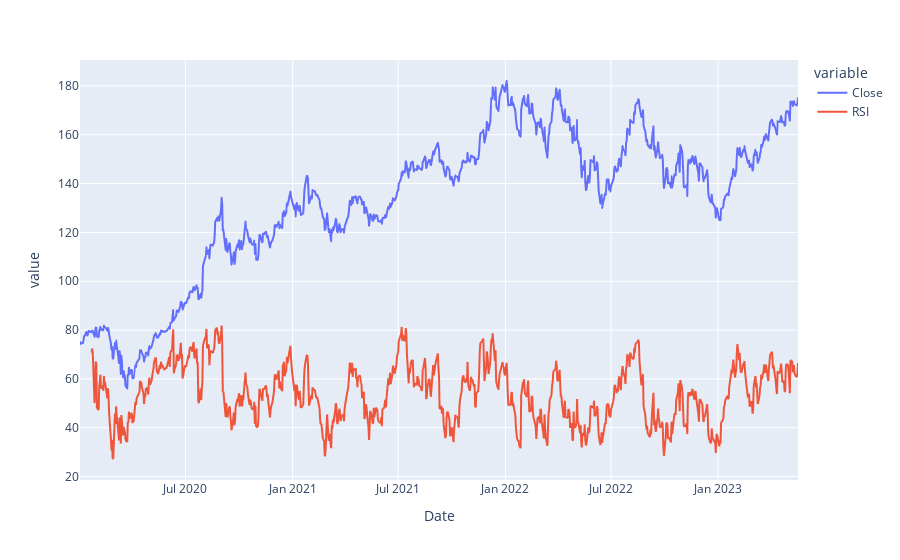

Notebook cell for this chart:
### Code cell
fig = px.line(ind_data)
fig.show()

### Figure 1 — Plotly figure (JSON) as saved in the notebook; plotly's stock layout.template omitted (floating-point values rounded to 4 significant figures; data arrays with more than 128 entries replaced by an {"elided": "..."} marker saying what was removed)
{"data": [{"hovertemplate": "variable=Close<br>Date=%{x}<br>value=%{y}<extra></extra>", "legendgroup": "Close", "line": {"color": "#636efa", "dash": "solid"}, "marker": {"symbol": "circle"}, "mode": "lines", "name": "Close", "showlegend": true, "type": "scattergl", "x": {"elided": "851 str values"}, "xaxis": "x", "y": {"elided": "851 float values"}, "yaxis": "y"}, {"hovertemplate": "variable=RSI<br>Date=%{x}<br>value=%{y}<extra></extra>", "legendgroup": "RSI", "line": {"color": "#EF553B", "dash": "solid"}, "marker": {"symbol": "circle"}, "mode": "lines", "name": "RSI", "showlegend": true, "type": "scattergl", "x": {"elided": "851 str values"}, "xaxis": "x", "y": {"elided": "851 float values"}, "yaxis": "y"}], "layout": {"legend": {"title": {"text": "variable"}, "tracegroupgap": 0}, "margin": {"t": 60}, "xaxis": {"anchor": "y", "domain": [0, 1], "title": {"text": "Date"}}, "yaxis": {"anchor": "x", "domain": [0, 1], "title": {"text": "value"}}}}
